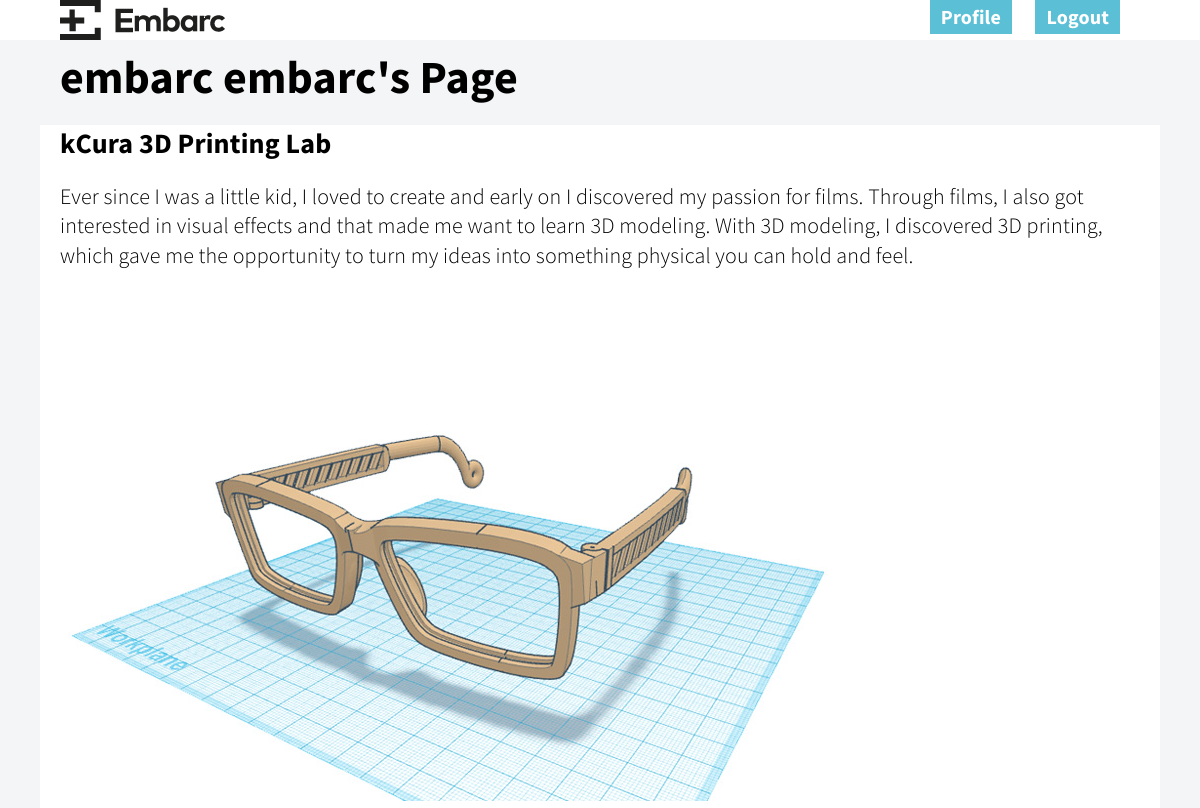
The app's page /profile/embarc/ (signed in) with its own data.
### embarc/models.py (models this page shows, shortened)
class User(db.Model):
    id = db.Column(db.Integer, primary_key=True)
    username = db.Column(db.String(120), unique=False, nullable=False)
    first_name = db.Column(db.String(120), unique=False, nullable=False)
    last_name = db.Column(db.String(120), unique=False, nullable=False)
    email = db.Column(db.String(120), unique=False, nullable=False)
    group = db.Column(db.String(120), unique=False, nullable=False)
    password = db.Column(db.String(120), unique=False, nullable=False)
    user_type = db.Column(db.String(10), unique=False, nullable=False)

class Reflection(db.Model):
    id = db.Column(db.Integer, primary_key=True)
    name = db.Column(db.String(120), unique=False, nullable=False)
    description = db.Column(db.String(3000), unique=False, nullable=False)
    journeyid = db.Column(db.Integer, unique=False, nullable=False)
    journeyname = db.Column(db.Integer, unique=False, nullable=False)
    date = db.Column(db.DateTime, nullable=False, default=datetime.utcnow)
    picture = db.Column(db.String(250), unique=False, nullable=True)

### embarc/views.py (the view)
@app.route('/profile/<user_slug>/', methods=['GET', 'POST'])
def show_user(user_slug):
    context = {
        "reflections" : Reflection.query.filter_by(name=user_slug)
    }
    full_user = User.query.filter_by(username=user_slug).first()
    return render_template('user.html', **context, user=current_user, target_user=full_user)

### embarc/views.py (called while the page is built)
@login_manager.user_loader
def load_user(id):
    return User.query.get(int(id))

@app.before_request
def get_current_user():
    g.user = current_user

### embarc/templates/user.html (shortened to what this page needs)
{% extends "layout.html" %}
{% block body %}
    <div class="container">
      <h1> {{ target_user.first_name }} {{ target_user.last_name }}'s Page </h1>
      </div>
  {% for reflection in reflections %}
  <div class="container container-comment">
      <h3>{{ reflection['journeyname'] }}</h3>
      <h4>{{ reflection['description']}}</h4>
      {% if reflection.picture %}
          <img src="{{ url_for('static', filename='cdn/{}'.format(reflection.picture)) }}">
      {% endif %}
  </div>
  {% endfor %}
{% endblock %}

### embarc/static/css/all.css (style rules this page uses)
*,*:after,*:before { box-sizing:inherit }
html { box-sizing:border-box;font-size:62.5% }
body { color:#000;font-family:'Roboto', 'Helvetica Neue', 'Helvetica', 'Arial', sans-serif;font-size:1.6em;font-weight:300;letter-spacing:.01em;line-height:1.6 }
.container { margin:0 auto;max-width:112.0rem;padding:0 2.0rem;position:relative;width:100% }
h1,h2,h3,h4,h5,h6 { font-weight:300;letter-spacing:-.1rem;margin-bottom:2.0rem;margin-top:0 }
h1 { font-size:4.6rem;line-height:1.2 }
h3 { font-size:2.8rem;line-height:1.3 }
h4 { font-size:2.2rem;letter-spacing:-.08rem;line-height:1.35 }
img { max-width:100% }
body { margin:0;background-color:#f4f5f6;font-family:'Source Sans Pro', sans-serif }
h1 { margin-top:5rem;margin-bottom:2rem }
h1,h2,h3 { font-weight:700 }
h1,h2,h3,h4 { letter-spacing:inherit }
.container-comment { padding-top:0;padding-bottom:0;background-color:#fff }
.container-comment h4 { margin-bottom:0 }

### records on screen
User: first_name "embarc", last_name "embarc"
Reflection: journeyname "kCura 3D Printing Lab", description "Ever since I was a little kid, I loved to create and early on I discovered my passion for films. Through films, I also got interested in visual effects and that made me want to learn 3D modeling. With 3D modeling, I discovered 3D printing, which gave me the opportunity to turn my ideas into something physical you can hold and feel.", picture (picture)
